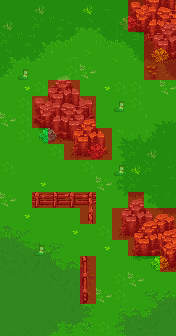

Below is a game level as drawn by its tile map, then a one-line description and the .tmx file that defines it, in full:
An orthogonal 11x21 tile map with 16x16 px tiles, 8 tile layers (Tile Layer 4, Tile Layer 5, Tile Layer 6, Tile Layer 7, ...).

<map version="1.5" tiledversion="2021.02.15" orientation="orthogonal" renderorder="left-down" width="11" height="21" tilewidth="16" tileheight="16" infinite="0" nextlayerid="15" nextobjectid="1">
 <tileset firstgid="1" source="../world_tiles/tileset.tsx" />
 <layer id="10" name="Tile Layer 4" width="11" height="21">
  <data encoding="csv">
9815,9815,9815,9815,9815,9815,9617,9815,9815,9815,9815,
9815,9815,9817,9917,9405,9406,9407,9617,9817,9817,9815,
9817,9917,9503,9504,9505,9506,9507,9508,9509,9815,9817,
9601,9602,9603,9604,9605,9606,9607,9608,9609,9610,9611,
9603,9803,9803,9803,9807,9803,9803,9803,9803,9803,9609,
9803,9803,9807,9807,9803,9803,9803,9807,9807,9803,9710,
9803,9807,9803,9803,9803,9807,9803,9803,9807,9803,9710,
9803,9807,9803,9807,9807,9803,9803,9803,9803,9515,9516,
9803,9807,9803,9803,9803,9803,9803,9613,9614,9615,9616,
9803,9803,9803,9807,9803,9803,9803,9713,9817,9715,9716,
9807,9803,9803,9803,9803,9807,9803,9813,9814,9817,9816,
9803,9803,9803,9803,9803,9803,9803,9913,9817,9617,9916,
9803,9803,9807,9803,9803,9803,9803,10013,10014,10015,10016,
9803,9803,9803,9803,9803,9803,9803,9803,9803,10115,10116,
9443,9444,9803,9803,9803,9803,9807,9803,9803,9803,9803,
9543,9544,9545,9546,9803,9803,9803,9803,9803,9803,9807,
9643,9644,9645,9646,9647,9648,9803,9803,9803,9803,9803,
9743,9744,9745,9746,9747,9748,9803,9807,9803,9803,9803,
9843,9844,9845,9846,9847,9848,9803,9807,9803,9539,9540,
9943,9944,9945,9946,9947,9948,9803,9637,9638,9639,9640,
10043,10044,10045,10046,10047,10048,9807,9737,9738,9739,9740
</data>
 </layer>
 <layer id="11" name="Tile Layer 5" width="11" height="21">
  <data encoding="csv">
0,0,0,0,0,0,0,0,0,0,0,
0,0,0,0,0,0,0,0,0,0,0,
0,0,0,0,0,0,0,0,0,0,0,
0,0,0,0,0,0,0,0,0,0,0,
0,0,9366,9367,9368,9369,0,0,0,0,0,
0,0,9466,9467,9468,9469,0,0,0,0,0,
0,0,9566,9567,9568,9569,0,0,0,0,0,
0,0,9666,9667,9668,9669,0,0,0,0,0,
0,0,9766,9767,9768,9769,0,0,0,0,0,
0,0,0,0,0,0,0,0,0,0,0,
0,0,0,0,0,0,0,0,0,0,0,
0,0,0,0,0,0,0,0,0,0,0,
0,0,0,0,0,0,0,0,0,0,0,
0,0,0,0,0,0,0,0,0,0,0,
0,0,0,0,0,0,0,0,0,0,0,
0,0,0,0,0,0,0,0,0,0,0,
0,0,0,0,0,0,0,0,0,0,0,
0,0,0,0,0,0,0,0,0,0,0,
0,0,0,0,0,0,0,0,0,0,0,
0,0,0,0,0,0,0,0,0,0,0,
0,0,0,0,0,0,0,0,0,0,0
</data>
 </layer>
 <layer id="12" name="Tile Layer 6" width="11" height="21">
  <data encoding="csv">
0,0,0,0,0,0,0,0,9066,9067,9068,
0,0,0,0,0,0,0,0,9166,9167,9168,
0,0,0,0,0,0,0,0,9266,9267,9268,
0,0,0,0,0,0,0,0,0,0,0,
0,0,0,0,0,0,0,0,0,0,0,
0,0,0,0,0,0,0,0,0,0,0,
0,0,0,0,0,0,0,0,0,0,0,
0,0,0,0,8874,8875,8876,0,0,0,0,
0,0,0,0,8974,8975,8976,0,0,0,0,
0,0,0,0,9074,9075,9076,0,0,0,0,
0,0,0,0,0,0,0,0,0,0,0,
0,0,0,0,0,0,0,0,0,0,0,
0,0,0,0,0,0,0,9374,9375,9376,0,
0,0,0,0,0,0,0,9474,9475,9476,0,
0,0,0,0,0,0,0,9574,9575,9576,0,
0,0,0,0,0,0,0,0,0,0,0,
0,0,0,0,0,0,0,0,0,0,0,
0,0,0,0,0,0,0,0,0,0,0,
0,0,0,0,0,0,0,0,0,0,0,
0,0,0,0,0,0,0,0,0,0,0,
0,0,0,0,0,0,0,0,0,0,0
</data>
 </layer>
 <layer id="13" name="Tile Layer 7" width="11" height="21">
  <data encoding="csv">
0,0,0,0,0,0,0,0,0,0,0,
0,0,0,0,0,0,0,0,0,9374,9375,
0,0,0,0,0,0,0,0,0,9474,9475,
0,0,0,0,0,0,0,0,0,9574,9575,
0,0,0,0,0,0,0,0,0,0,0,
0,0,0,0,0,0,0,0,0,0,0,
0,0,0,0,0,0,0,0,0,0,0,
0,0,0,0,0,0,0,0,0,0,0,
0,0,11983,11984,0,0,0,0,0,0,0,
0,0,0,0,0,11370,11371,0,0,0,0,
0,0,0,0,0,0,0,0,0,0,0,
0,0,0,0,0,0,0,0,0,0,0,
0,0,0,0,0,0,0,0,0,0,0,
0,0,0,0,0,0,0,0,8970,8971,8972,
0,0,0,0,0,0,0,0,9070,9071,9072,
0,0,0,0,0,0,0,0,9170,9171,9172,
0,0,0,0,0,0,0,0,9270,9271,9272,
0,0,0,0,0,0,0,0,0,0,0,
0,0,0,0,0,0,0,0,0,0,0,
0,0,0,0,0,0,0,0,0,0,0,
0,0,0,0,0,0,0,0,0,0,0
</data>
 </layer>
 <layer id="14" name="Tile Layer 8" width="11" height="21">
  <data encoding="csv">
0,0,11530,0,0,11030,0,0,0,0,0,
11530,0,0,0,0,0,0,11370,11371,0,0,
0,0,0,0,0,0,0,0,0,0,0,
0,0,0,0,0,0,0,0,0,11383,11384,
0,0,0,0,0,11439,0,0,0,0,0,
0,10938,0,0,0,0,10938,0,0,0,11439,
0,0,0,0,0,0,0,0,0,0,0,
11439,0,0,0,0,0,0,0,0,0,0,
0,0,0,0,0,0,0,0,0,0,0,
0,0,0,0,0,0,0,0,0,11530,0,
0,0,0,0,0,0,0,0,11030,0,0,
0,0,10938,0,0,0,11439,0,0,0,0,
11439,0,11359,11360,11361,11461,0,0,0,0,0,
0,10938,0,0,0,11561,0,0,0,0,0,
0,0,0,0,10938,0,0,0,0,0,0,
0,0,0,0,0,0,10938,0,0,0,0,
0,0,0,0,0,11558,0,0,0,11383,11384,
0,0,0,0,0,11658,0,0,11439,0,0,
0,0,0,0,0,11758,11439,0,0,0,0,
0,0,0,0,0,0,0,0,0,0,0,
0,0,0,0,0,0,0,0,0,0,0
</data>
 </layer>
 <layer id="7" name="anim" width="11" height="21">
  <data encoding="csv">
0,0,0,0,0,0,0,0,0,0,0,
0,0,0,0,0,0,0,0,0,0,0,
0,0,0,0,0,0,0,0,0,0,0,
0,0,0,0,0,0,0,0,0,0,0,
0,0,0,0,0,0,0,0,0,15722,0,
0,0,0,0,0,0,0,0,0,0,0,
0,0,0,0,0,0,0,0,0,0,0,
0,0,0,0,0,0,0,0,0,0,0,
0,0,0,0,0,0,0,0,0,0,0,
0,0,0,0,0,0,0,0,0,0,0,
0,0,0,0,0,0,0,0,0,0,0,
0,0,0,0,0,0,0,0,0,0,0,
0,0,0,0,0,0,0,0,0,0,0,
0,0,0,0,0,0,0,0,0,0,0,
0,0,0,0,0,0,0,0,0,0,0,
0,0,0,0,0,0,0,0,0,0,0,
0,0,0,0,0,0,0,0,0,0,0,
0,0,0,0,0,0,0,0,0,0,0,
0,0,0,0,0,0,0,0,0,0,0,
0,0,0,0,0,0,0,0,0,0,0,
0,0,0,0,0,0,0,0,0,0,0
</data>
 </layer>
 <layer id="8" name="characters" width="11" height="21">
  <data encoding="csv">
0,0,0,0,0,0,0,0,0,0,0,
0,0,0,0,0,0,0,0,0,0,0,
0,0,0,0,0,0,0,0,0,0,0,
0,0,0,0,0,0,0,0,0,0,0,
0,15502,0,0,0,0,0,0,0,0,0,
0,0,0,0,0,0,0,0,0,0,0,
0,0,0,0,0,0,0,15502,0,0,0,
0,0,0,0,0,0,0,0,0,0,0,
0,0,0,0,0,0,0,0,0,0,0,
0,0,0,0,0,0,0,0,0,0,0,
0,0,0,0,0,0,0,15502,0,0,0,
0,0,0,0,0,0,0,0,0,0,0,
0,0,0,0,0,0,0,0,0,0,0,
0,0,0,0,0,0,0,0,0,0,0,
0,0,0,0,0,0,0,0,0,0,0,
0,0,15502,0,0,0,0,0,0,0,0,
0,0,0,0,0,0,0,0,0,0,0,
0,0,0,0,0,0,0,0,0,0,0,
0,0,0,0,0,0,0,0,0,0,0,
0,0,0,0,0,0,0,0,0,0,0,
0,0,0,0,0,0,0,0,0,0,0
</data>
 </layer>
 <layer id="9" name="walkable" width="11" height="21">
  <data encoding="csv">
15537,15537,15537,15537,15537,15537,15537,15537,15437,15437,15437,
15537,15537,15537,15537,15537,15537,15537,15537,15437,15437,15437,
15537,15537,15537,15537,15537,15537,15537,15537,15537,15437,15437,
15537,15537,15537,15537,15537,15537,15537,15537,15537,15437,15437,
15537,15537,15537,15537,15537,15537,15537,15537,15537,15437,15437,
15537,15537,15537,15437,15437,15537,15537,15537,15537,15537,15537,
15537,15537,15437,15437,15437,15437,15537,15537,15537,15537,15537,
15537,15537,15437,15437,15437,15437,15537,15537,15537,15537,15537,
15537,15537,15537,15437,15437,15437,15437,15537,15537,15537,15537,
15537,15537,15537,15537,15437,15437,15437,15537,15537,15537,15537,
15537,15537,15537,15537,15537,15537,15537,15537,15537,15537,15537,
15537,15537,15537,15537,15537,15537,15537,15537,15537,15537,15537,
15537,15537,15437,15437,15437,15437,15537,15537,15437,15537,15537,
15537,15537,15537,15537,15537,15437,15537,15437,15437,15437,15437,
15537,15537,15537,15537,15537,15537,15537,15437,15437,15437,15437,
15537,15537,15537,15537,15537,15537,15537,15537,15437,15437,15437,
15537,15537,15537,15537,15537,15437,15537,15537,15537,15537,15437,
15537,15537,15537,15537,15537,15437,15537,15537,15537,15537,15537,
15537,15537,15537,15537,15537,15437,15537,15537,15537,15537,15537,
15537,15537,15537,15537,15537,15537,15537,15537,15537,15537,15537,
15537,15537,15537,15537,15537,15537,15537,15537,15537,15537,15537
</data>
 </layer>
</map>
